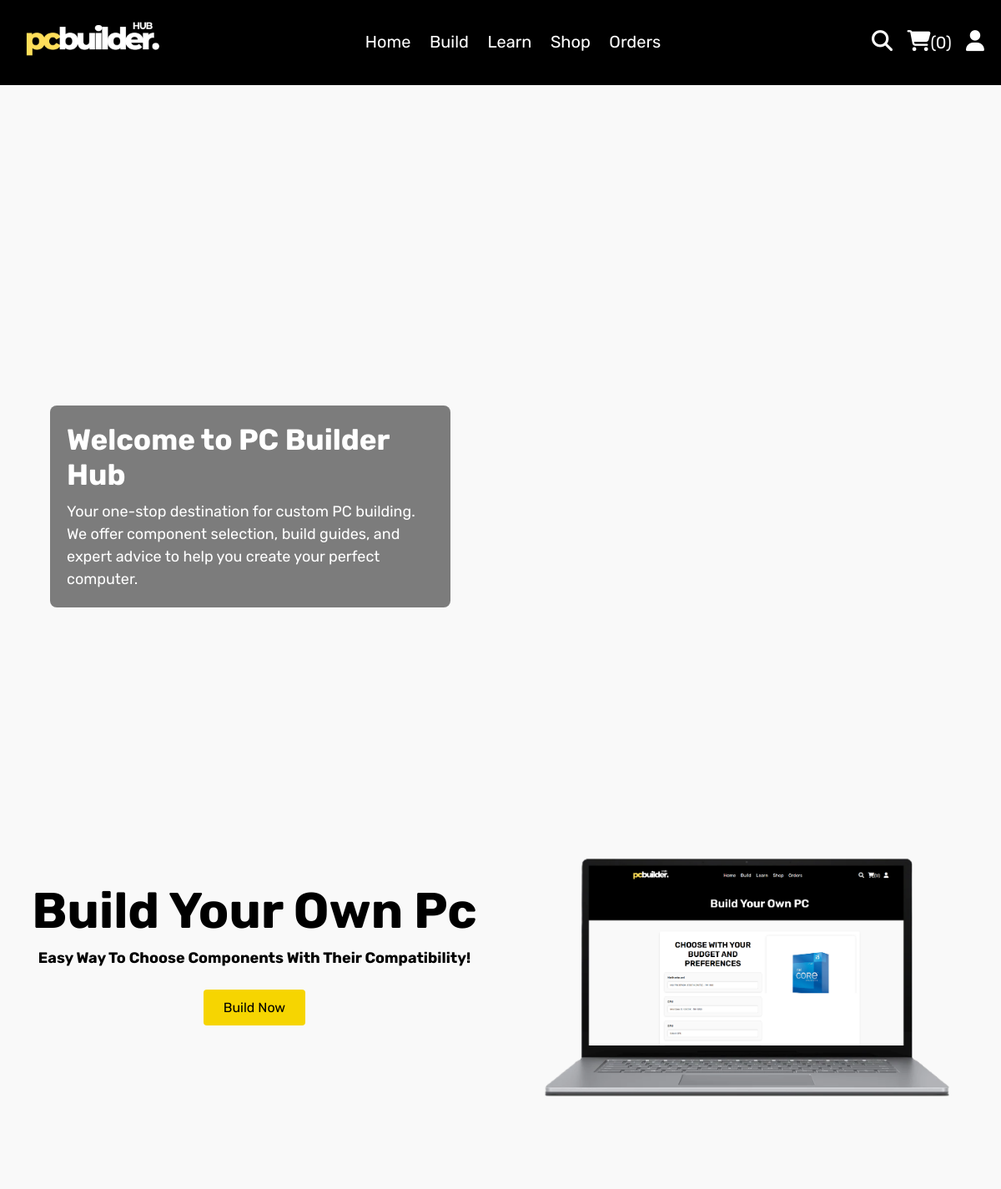
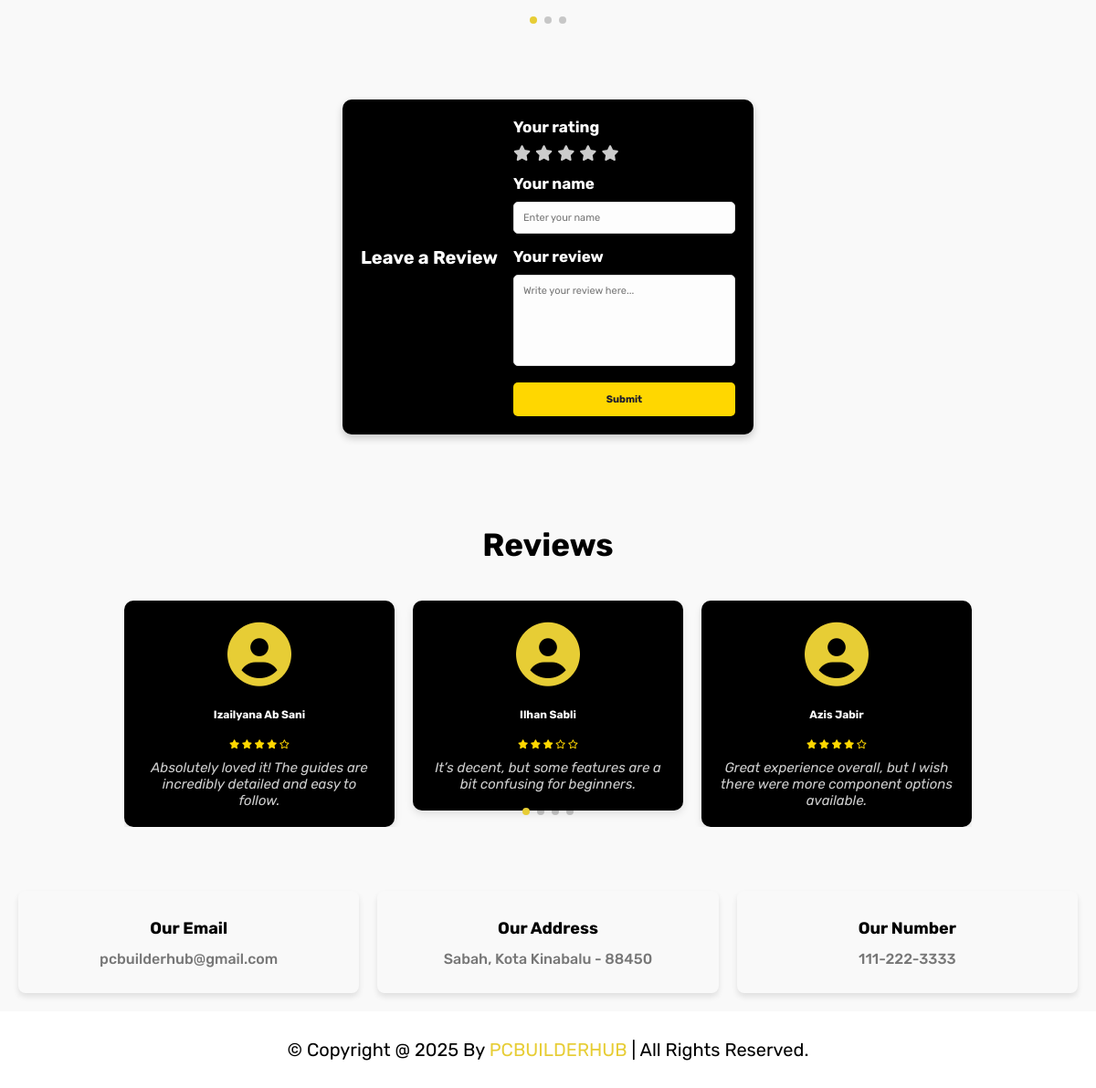
The app's page /home.php with its own data (2 pictures, top to bottom).
### tables this page shows
CREATE TABLE `reviews` (
  `id` int(11) NOT NULL,
  `name` varchar(100) NOT NULL,
  `rating` int(11) NOT NULL CHECK (`rating` between 1 and 5),
  `review` text NOT NULL,
  `created_at` timestamp NOT NULL DEFAULT current_timestamp()
);

### home.php (the view, shortened to what this page needs)
<?php
include 'components/connect.php';
$sql = "SELECT name, rating, review FROM reviews ORDER BY id DESC";
$stmt = $conn->prepare($sql);
$stmt->execute();
$reviews = $stmt->fetchAll(PDO::FETCH_ASSOC);
?>
<!DOCTYPE html>
<html lang="en">
<head>
   <link rel="stylesheet" href="https://unpkg.com/swiper@8/swiper-bundle.min.css" />
   <link rel="stylesheet" href="https://cdnjs.cloudflare.com/ajax/libs/font-awesome/6.1.1/css/all.min.css">
   <link rel="stylesheet" href="css/style.css">
</head>
<body>
<?php include 'components/user_header.php'; ?>
<div class="showcase">
   <div class="video-container">
      <video autoplay muted loop>
         <source src="images/pcvideo.mp4" type="video/mp4">
      </video>
      <div class="overlay-content">
         <h1>Welcome to PC Builder Hub</h1>
         <p>Your one-stop destination for custom PC building. We offer component selection, build guides, and expert advice to help you create your perfect computer.</p>
      </div>
   </div>
</div>
<br><br><br>
<section class="hero">
   <div class="swiper hero-slider">
      <div class="swiper-wrapper">
         <div class="swiper-slide slide">
            <div class="content">
               <h3 style="color:var(--white);">build your own pc</h3>
               <h3 style="color:var(--white); font-size: 1.8rem;">Easy way to choose components with their compatibility!</h3>
                <a href="build.php" class="btn">Build Now</a>
            </div>
            <div class="image">
               <img src="images/build.png" alt="">
            </div>
         </div>
         <div class="swiper-slide slide">
            <div class="content">
               <h3 style="color:var(--white);">Learn How To Build Your PC</h3>
               <h3 style="color:var(--white); font-size: 1.8rem;">Clear explanation, perfect guides, and test your knowledge!</h3>
               <a href="guide.php" class="btn">Learn How</a>
            </div>
            <div class="image">
               <img src="images/learn.png" alt="">
            </div>
         </div>
         <div class="swiper-slide slide">
            <div class="content">
               <h3 style="color:var(--white);">Buy Your Component Now</h3>
               <h3 style="color:var(--white); font-size: 1.8rem;">Components, Prebuilt choices, Checkout now!</h3>
               <a href="menu.php" class="btn">Buy Now</a>
            </div>
            <div class="image">
            </div>
         </div>
      </div>
      <div class="swiper-pagination"></div>
   </div>
</section>
<section class="reviews">
   <div class="container">
      <h1>Leave a Review</h1>
      <form method="POST" action="">
         <label>Your rating</label>
         <div class="stars" id="star-rating">
            <i class="fas fa-star" data-rating="1"></i>
            <i class="fas fa-star" data-rating="2"></i>
            <i class="fas fa-star" data-rating="3"></i>
            <i class="fas fa-star" data-rating="4"></i>
            <i class="fas fa-star" data-rating="5"></i>
         </div>
         <label for="name">Your name</label>
         <input type="text" id="name" name="name" placeholder="Enter your name" required>
         <label for="review">Your review</label>
         <textarea id="review" name="review" placeholder="Write your review here..." required></textarea>
         <button type="submit">Submit</button>
      </form>
   </div>
</section>
<section class="display-reviews">
   <div class="container">
      <h1>Reviews</h1>
      <div class="swiper review-slider">
         <div class="swiper-wrapper">
            <?php if (count($reviews) > 0): ?>
               <?php foreach ($reviews as $review): ?>
                  <div class="swiper-slide review-card">
                     <div class="icon">
                        <i class="fas fa-user-circle"></i>
                     </div>
                     <strong><?php echo htmlspecialchars($review['name']); ?></strong>
                     <div class="rating">
                        <?php for ($i = 0; $i < (int)$review['rating']; $i++): ?>
                           <i class="fas fa-star"></i>
                        <?php endfor; ?>
                        <?php for ($i = (int)$review['rating']; $i < 5; $i++): ?>
                           <i class="far fa-star"></i>
                        <?php endfor; ?>
                     </div>
                     <em><?php echo htmlspecialchars($review['review']); ?></em>
                  </div>
               <?php endforeach; ?>
            <?php else: ?>
               <p>No reviews yet. Be the first to submit one!</p>
            <?php endif; ?>
         </div>
         <div class="swiper-pagination"></div>
      </div>
   </div>
</section>
</body>
   <?php include 'components/footer.php'; ?>
</html>

### components/user_header.php (shortened to what this page needs)
<header class="header">
   <section class="flex">
      <a href="home.php" class="logo">
         <img src="images/pcbuilderhub.png" alt="PCBUILDERHUB" width="180">
      </a>
      <nav class="navbar">
         <a href="home.php">Home</a>
         <a href="build.php">Build</a>
         <a href="guide.php">Learn</a>
         <a href="menu.php">Shop</a>
         <a href="orders.php">Orders</a>
      </nav>
      <div class="icons">
         <?php
            $count_cart_items = $conn->prepare("SELECT * FROM `cart` WHERE user_id = ?");
            $count_cart_items->execute([$user_id]);
            $total_cart_items = $count_cart_items->rowCount();
         ?>
         <a href="search.php"><i class="fas fa-search"></i></a>
         <a href="cart.php"><i class="fas fa-shopping-cart"></i><span>(<?= $total_cart_items; ?>)</span></a>
         <div id="user-btn" class="fas fa-user"></div>
      </div>
   </section>
</header>

### components/footer.php
<footer class="footer">
   <section class="grid">
      <div class="box">
         <h3>our email</h3>
         <a href="mailto:pcbuilderhub@gmail.com">pcbuilderhub@gmail.com</a>
      </div>
      <div class="box">
         <h3>our address</h3>
         <a href="#">Sabah, Kota Kinabalu - 88450</a>
      </div>
      <div class="box">
         <h3>our number</h3>
         <a href="tel:1112223333">111-222-3333</a>
      </div>
   </section>
   <div class="credit">&copy; Copyright @ <?= date('Y'); ?> by <span>PCBUILDERHUB</span> | All Rights Reserved.</div>
</footer>

### records on screen
reviews: name "Izailyana Ab Sani", rating 4 (drawn), review "Absolutely loved it! The guides are incredibly detailed and easy to follow."
reviews: name "Ilhan Sabli", rating 3 (drawn), review "It’s decent, but some features are a bit confusing for beginners."
reviews: name "Azis Jabir", rating 4 (drawn), review "Great experience overall, but I wish there were more component options available."

### other values on screen
$total_cart_items "0"
